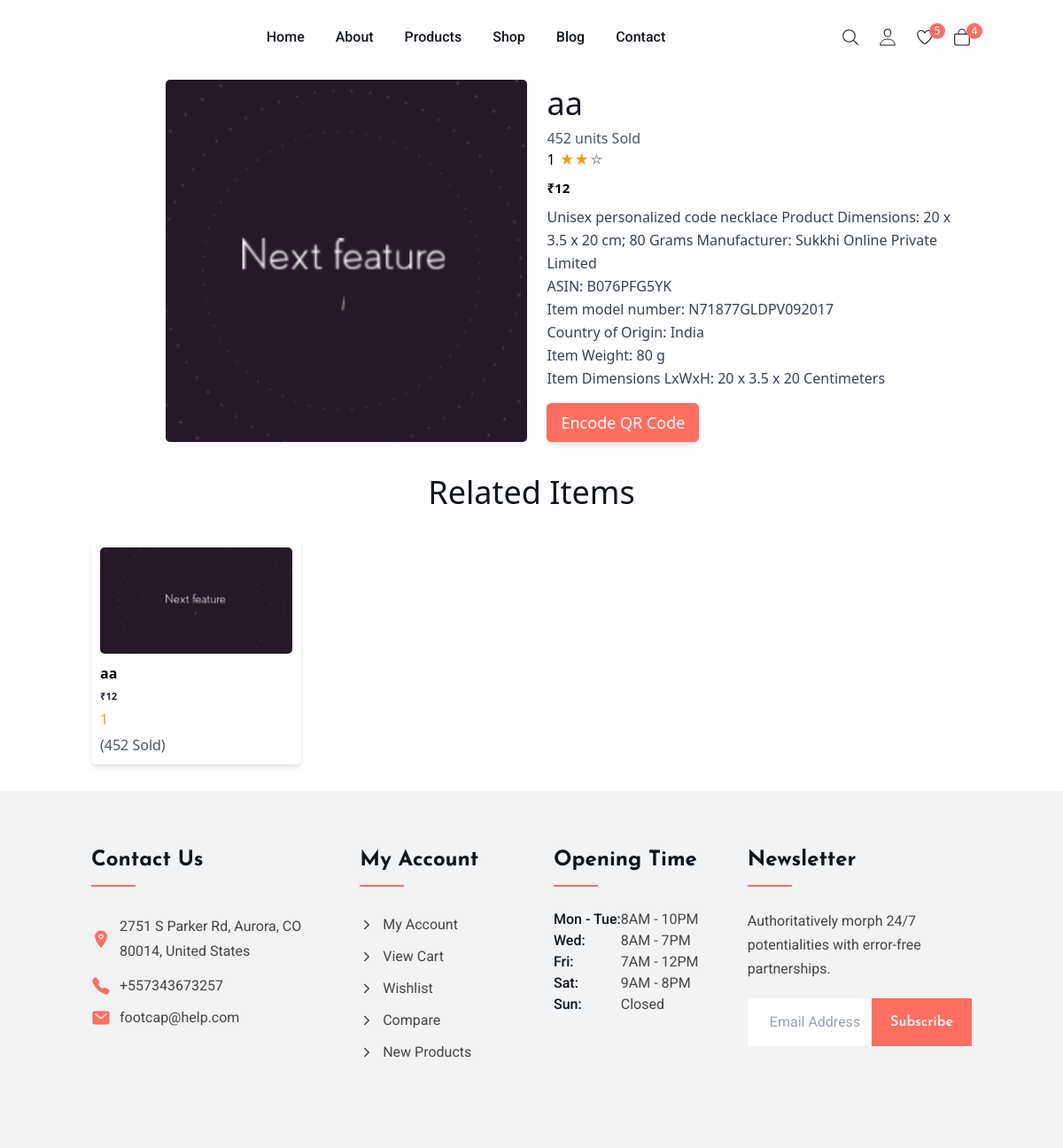
Before: /shop/product/1 with the older database file.
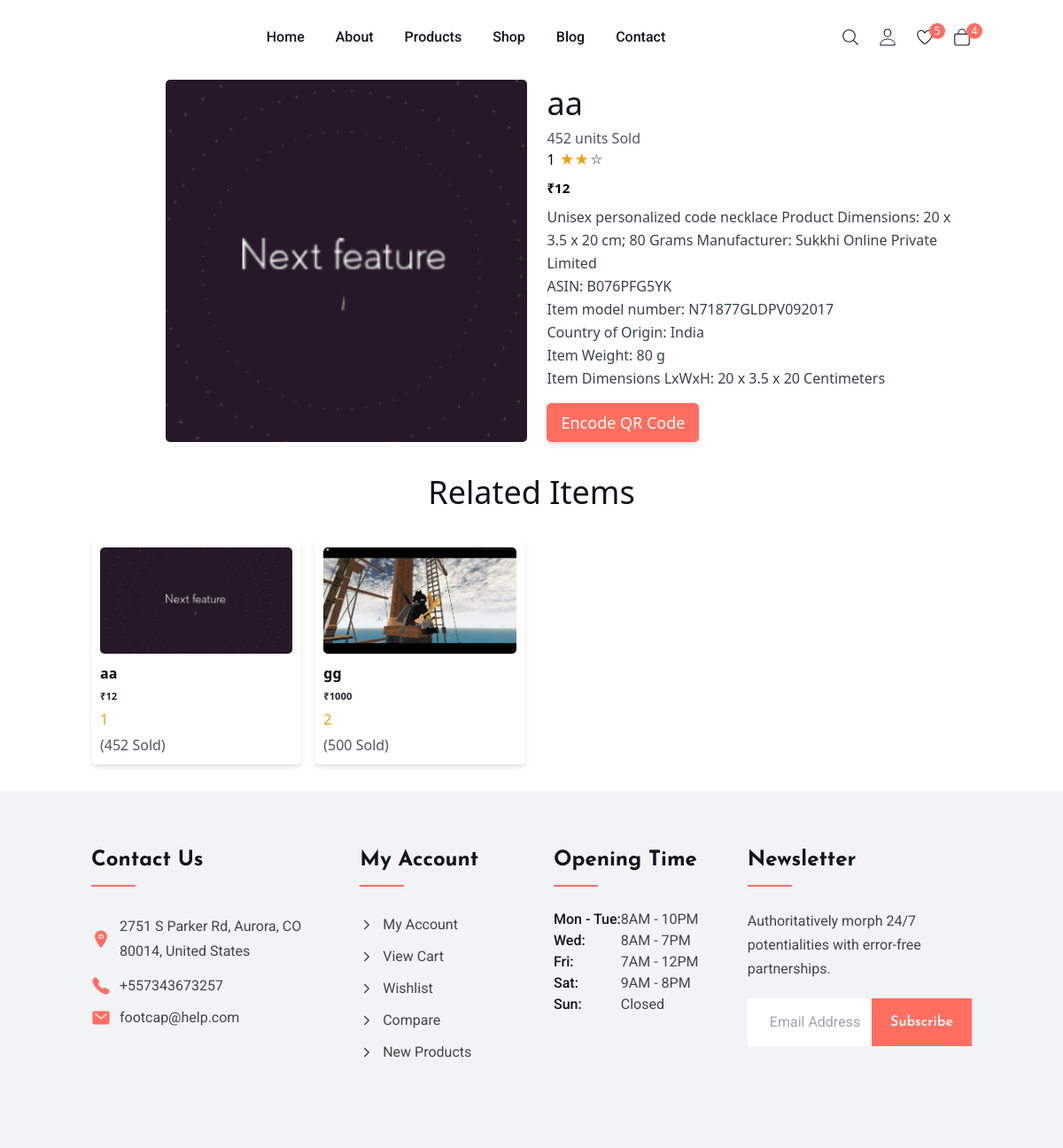
After: the same page with the newer database file.
### shop/models.py (models this page shows, shortened)
class Product(models.Model):
    name = models.CharField(max_length=100)
    photo = models.ImageField(upload_to='products')
    price = models.IntegerField()
    details = models.TextField()
    rating = models.CharField(max_length=10)
    count = models.IntegerField(default=452)
    category = models.ForeignKey(Category, on_delete=models.CASCADE)
    date = models.DateTimeField(auto_now_add=True)

### shop/views.py (the view)
# urls.py: path('product/<product_id>', views.product_details, name='product-details'),
def product_details(request, product_id):
    product_details = Product.objects.get(id=product_id)
    ctg = Category.objects.get(name=product_details.category)
    related_products = Product.objects.all()#TODO
    context = {
        'product': product_details,
        'related_products': related_products
    }
    return render(request, 'shop/product-details.html', context)

### shop/models.py (called while the page is built)
    def __str__(self):
        return self.name

### templates/shop/product-details.html (shortened to what this page needs)
{% extends 'layout.html' %} {% load static %} {% block content %}
<section class="ftco-section">
   <div class="container">
      <div class="grid grid-cols-1 md:grid-cols-12 gap-4">
         <div class="md:col-span-1"></div>
         <div class="md:col-span-5">
            <a class="image-popup block h-full">
               <img src="{{ product.photo.url }}" class="w-full h-full object-cover rounded-lg hover:opacity-90 transition duration-300" />
            </a>
         </div>
         <div class="md:col-span-6 md:pl-5">
            <h2 class="h2">{{ product.name }}</h2>
            <p class="text-left text-gray-600">{{ product.count }} units Sold</p>
            <div class="rating flex items-center mb-4">
               <span class="mr-2">{{ product.rating }}</span>
               <span class="ion-ios-star text-yellow-500">★</span>
               <span class="ion-ios-star text-yellow-500">★</span>
               <span class="ion-ios-star text-gray-400">☆</span>
            </div>
            <p class="price text-2xl font-bold mb-4">₹{{ product.price }}</p>
            <p class="description text-gray-700 leading-relaxed mb-6">
               Unisex personalized code necklace Product Dimensions: 20 x 3.5 x 20 cm; 80 Grams Manufacturer: Sukkhi Online Private Limited <br />
               ASIN: B076PFG5YK <br />
               Item model number: N71877GLDPV092017 <br />
               Country of Origin: India <br />
               Item Weight: 80 g <br />
               Item Dimensions LxWxH: 20 x 3.5 x 20 Centimeters
            </p>
            <a href="{% url 'qrcode' %}" class="btn btn-primary inline-block px-6 py-3 text-white rounded-lg shadow-md hover:bg-yellow-600 transition duration-300">Encode QR Code</a>
         </div>
      </div>
   </div>
</section>
<section class="ftco-section bg-white py-12">
   <div class="container">
      <div class="row">
         <div class="col-md-12 heading-section mb-6">
            <h2 class="h2 section-title text-center">Related Items</h2>
         </div>
      </div>
      <div class="grid grid-cols-1 sm:grid-cols-2 md:grid-cols-3 lg:grid-cols-4 gap-6">
         {% for product in related_products %}
         <div class="product">
            <a href="{% url 'product-details' product.id %}" class="block">
               <div class="product-wrapper bg-white shadow-md rounded-lg p-4 transition duration-300 hover:shadow-lg hover:bg-gray-100">
                  <img class="product-img w-full h-48 object-cover rounded-lg mb-4" src="{{ product.photo.url }}" alt="{{ product.name }}" />
                  <div class="product-details">
                     <div class="product-name font-bold mb-2">{{ product.name }}</div>
                     <div class="product-price text-lg text-gray-800 font-semibold mb-2">₹{{ product.price }}</div>
                     <div class="product-rating text-yellow-500 mb-2">{{ product.rating }} &nbsp;&nbsp;</div>
                     <div class="product-sold text-gray-600">({{ product.count }} Sold)</div>
                  </div>
               </div>
            </a>
         </div>
         {% endfor %}
      </div>
   </div>
</section>
{% endblock %}

### templates/layout.html (shortened to what this page needs)
<!DOCTYPE html>
<html lang="en">
   <head>
      {% load static %}
      <link rel="stylesheet" type="text/css" href="{% static 'css/layout.css' %}" />
      <link rel="stylesheet" href="https://cdnjs.cloudflare.com/ajax/libs/tailwindcss/2.2.19/tailwind.min.css" />
   </head>
   <body id="top">
      <header class="header" data-header>
         <div class="container">
            <nav class="navbar" data-navbar>
               <ul class="navbar-list">
                  <li class="navbar-item">
                     <a href="#" class="navbar-link">Home</a>
                  </li>
                  <li class="navbar-item">
                     <a href="#" class="navbar-link">About</a>
                  </li>
                  <li class="navbar-item">
                     <a href="#" class="navbar-link">Products</a>
                  </li>
                  <li class="navbar-item">
                     <a href="#" class="navbar-link">Shop</a>
                  </li>
                  <li class="navbar-item">
                     <a href="#" class="navbar-link">Blog</a>
                  </li>
                  <li class="navbar-item">
                     <a href="#" class="navbar-link">Contact</a>
                  </li>
               </ul>
               <ul class="nav-action-list">
                  <li>
                     <button class="nav-action-btn">
                        <ion-icon name="search-outline" aria-hidden="true"></ion-icon>
                     </button>
                  </li>
                  <li>
                     <a href="#" class="nav-action-btn">
                        <ion-icon name="person-outline" aria-hidden="true"></ion-icon>
                     </a>
                  </li>
                  <li>
                     <button class="nav-action-btn">
                        <ion-icon name="heart-outline" aria-hidden="true"></ion-icon>
                        <data class="nav-action-badge" value="5" aria-hidden="true">5</data>
                     </button>
                  </li>
                  <li>
                     <button class="nav-action-btn">
                        <ion-icon name="bag-outline" aria-hidden="true"></ion-icon>
                        <data class="nav-action-badge" value="4" aria-hidden="true">4</data>
                     </button>
                  </li>
               </ul>
            </nav>
         </div>
      </header>
      {% block content %} {% endblock %}
      <footer class="footer">
         <div class="footer-top section">
            <div class="container">
               <div class="footer-link-box">
                  <ul class="footer-list">
                     <li>
                        <p class="footer-list-title">Contact Us</p>
                     </li>
                     <li>
                        <address class="footer-link">
                           <ion-icon name="location"></ion-icon>
                           <span class="footer-link-text"> 2751 S Parker Rd, Aurora, CO 80014, United States </span>
                        </address>
                     </li>
                     <li>
                        <a href="tel:+557343673257" class="footer-link">
                           <ion-icon name="call"></ion-icon>
                           <span class="footer-link-text">+557343673257</span>
                        </a>
                     </li>
                     <li>
                        <a href="mailto:footcap@help.com" class="footer-link">
                           <ion-icon name="mail"></ion-icon>
                           <span class="footer-link-text">footcap@help.com</span>
                        </a>
                     </li>
                  </ul>
                  <ul class="footer-list">
                     <li>
                        <p class="footer-list-title">My Account</p>
                     </li>
                     <li>
                        <a href="#" class="footer-link">
                           <ion-icon name="chevron-forward-outline"></ion-icon>
                           <span class="footer-link-text">My Account</span>
                        </a>
                     </li>
                     <li>
                        <a href="#" class="footer-link">
                           <ion-icon name="chevron-forward-outline"></ion-icon>
                           <span class="footer-link-text">View Cart</span>
                        </a>
                     </li>
                     <li>
                        <a href="#" class="footer-link">
                           <ion-icon name="chevron-forward-outline"></ion-icon>
                           <span class="footer-link-text">Wishlist</span>
                        </a>
                     </li>
                     <li>
                        <a href="#" class="footer-link">
                           <ion-icon name="chevron-forward-outline"></ion-icon>
                           <span class="footer-link-text">Compare</span>
                        </a>
                     </li>
                     <li>
                        <a href="#" class="footer-link">
                           <ion-icon name="chevron-forward-outline"></ion-icon>
                           <span class="footer-link-text">New Products</span>
                        </a>
                     </li>
                  </ul>
                  <div class="footer-list">
                     <p class="footer-list-title">Opening Time</p>
                     <table class="footer-table">
                        <tbody>
                           <tr class="table-row">
                              <th class="table-head" scope="row">Mon - Tue:</th>
                              <td class="table-data">8AM - 10PM</td>
                           </tr>
                           <tr class="table-row">
                              <th class="table-head" scope="row">Wed:</th>
                              <td class="table-data">8AM - 7PM</td>
                           </tr>
                           <tr class="table-row">
                              <th class="table-head" scope="row">Fri:</th>
                              <td class="table-data">7AM - 12PM</td>
                           </tr>
                           <tr class="table-row">
                              <th class="table-head" scope="row">Sat:</th>
                              <td class="table-data">9AM - 8PM</td>
                           </tr>
                           <tr class="table-row">
                              <th class="table-head" scope="row">Sun:</th>
                              <td class="table-data">Closed</td>
                           </tr>
                        </tbody>
                     </table>
                  </div>
                  <div class="footer-list">
                     <p class="footer-list-title">Newsletter</p>
                     <p class="newsletter-text">Authoritatively morph 24/7 potentialities with error-free partnerships.</p>
                     <form action="" class="newsletter-form">
                        <input type="email" name="email" required placeholder="Email Address" class="newsletter-input" />
                        <button type="submit" class="btn btn-primary">Subscribe</button>
                     </form>
                  </div>
               </div>
            </div>
         </div>
      </footer>
   </body>
</html>

Changed rows visible on the page:
added Product: photo (picture), name "gg", price "1000", rating "2", count "500"
